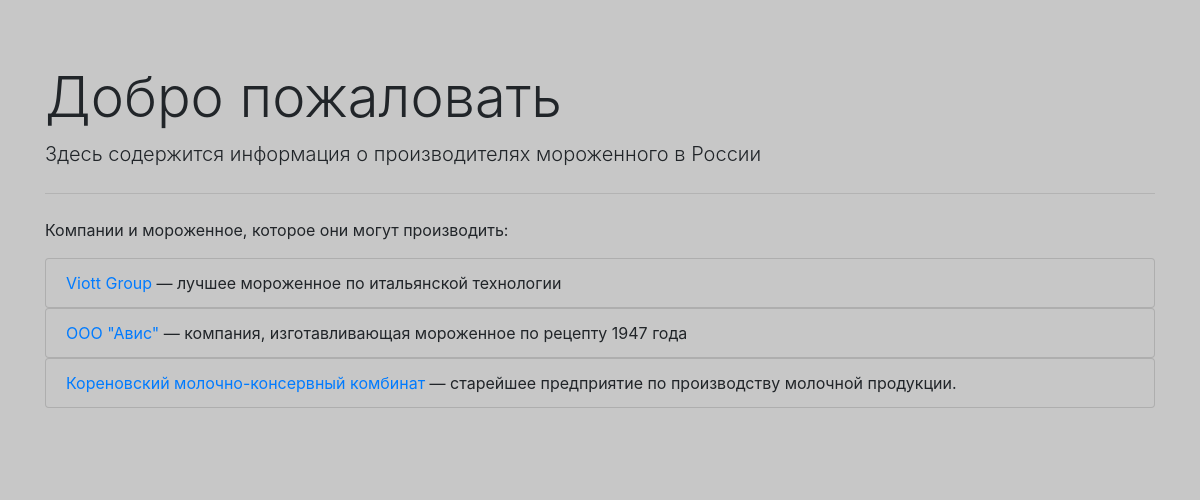
The page / on the database its author committed.
### company/models.py (models this page shows, shortened)
class Company(models.Model):
    title = models.CharField("Название", max_length=100)
    tagline = models.CharField("Слоган", max_length=100, default='')
    description = models.TextField("Описание")
    name = models.ManyToManyField(Icecream, verbose_name="Мороженое", related_name="name_icecream")
    draft = models.BooleanField("Черновик", default=False)
    class Meta:
        verbose_name = "Компания"
        verbose_name_plural = "Компании"

### company/views.py (the view)
# urls.py: path("", views.CompanyView.as_view()),
class CompanyView(View):
    def get(self, request):
        companies = Company.objects.all()
        return render(request, "company/company_list.html", {"company_list": companies})

### templates/company/company_list.html (shortened to what this page needs)
<!DOCTYPE html>
<html lang="en">
<head>
    <link rel="stylesheet" href="https://maxcdn.bootstrapcdn.com/bootstrap/4.1.0/css/bootstrap.min.css">
</head>
<body style="background-color:#c7c7c7" >
<div class="jumbotron jumbotron-fluid" style="background-color:#c7c7c7">
  <div class="container">
    <h1 class="display-4">Добро пожаловать</h1>
    <p class="lead">Здесь содержится информация о производителях мороженного в России</p>
<hr class="my-4">
  <p>Компании и мороженное, которое они могут производить:</p>
{% for company in company_list %}
    <ul class="list-group" >
        <li class="list-group-item" style="background-color:#c7c7c7">
            <a href="{% url "company" pk=company.pk %}" class="editContent" >
            {{ company.title }}
            </a>
            {{ '—' }}
            {{ company.tagline }}
        </li>
    </ul>
{% endfor %}
  </div>
</div>
</body>
</html>

### rows shown on the page
Company: title "Viott Group", value "—", tagline "лучшее мороженное по итальянской технологии"
Company: title "ООО \"Авис\"", value "—", tagline "компания, изготавливающая мороженное по рецепту 1947 года"
Company: title "Кореновский молочно-консервный комбинат", value "—", tagline "старейшее предприятие по производству молочной продукции."
